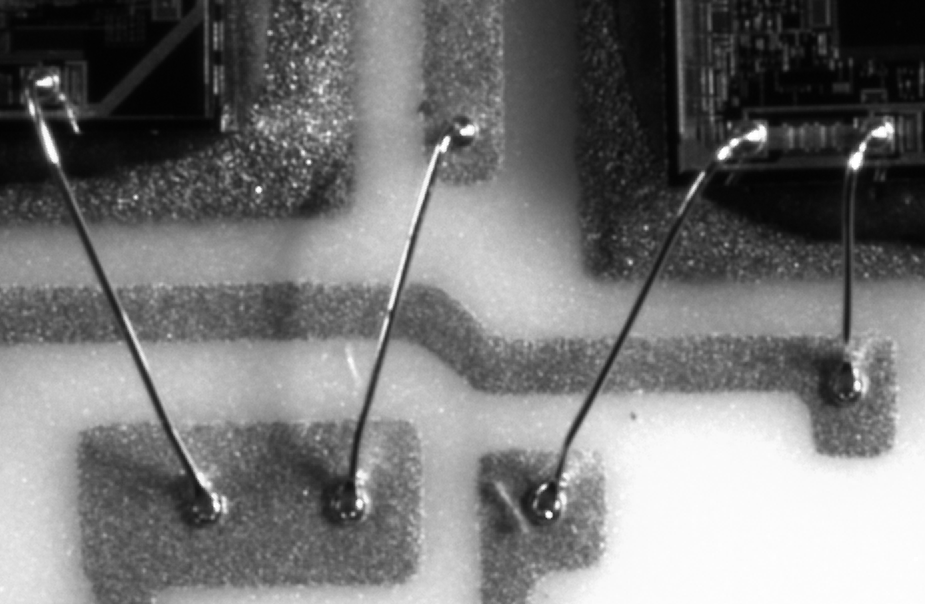
%> input picture Versuch2/bilder/wire_bond1.tif, 925 x 604 px
$ octave houghTransform.m   (GNU Octave 9; MATLAB toolbox functions it lacks are replaced by stand-ins)
%> lines starting %> are read from the running program, lines starting %| are printed output that depends on the picture
### Versuch2/getEndpoints.m
function linePoints = getEndpoints(I, theta, rho)
% Bestimmt die Endpunkte der implizit durch theta und rho gegebenen Geraden
%      x*cos(theta) + y*sin(theta) = rho
% im Bild I.
%
% Eingabe: I - Bild
%          theta, rho - Array von Parametersets, die Geraden beschreiben

% Ausgabe: linePoints - nx4-Matrix,
%                       jede Zeile beschreibt eine Gerade mit ihren Start
%                       und Endpunkten: [xStart, xEnd, yStart, yEnd]

    if size(rho, 1) == 1
        rho = rho';
    end
    if size(theta, 1) == 1
        theta = theta';
    end

    % Bildgröße
    [m, ~] = size(I);

    % Punkt am oberen Bildrand
    linePoints(:, 1) = ones(1, length(theta));
    linePoints(:, 3) = (rho - linePoints(:, 1) .* sind(theta)) ./ cosd(theta);

    % Punkt am unteren Bildrand
    linePoints(:, 2) = m * ones(1, length(theta));
    linePoints(:, 4) = (rho - linePoints(:, 2) .* sind(theta)) ./ cosd(theta);

    % Anpassung (Bildursprung in (1, 1) nicht (0, 0))
    linePoints = linePoints + 1;
end

### Versuch2/houghTransform.m
% Findet Geraden in einem Bild mit Hilfe der Matlab-eigenen Funktionen zur
% Hough-Transformation

%% Bild einlesen und darstellen
I = im2double(imread('./bilder/wire_bond1.tif'));
%> I: size 604x925 double; min 0.00784, max 1, mean 0.465
if size(I, 3) > 1
    I = rgb2gray(I);
end

figure(1); clf; subplot(2, 2, 1);
imshow(I);
title('Bild');

%% Kantenbild erstellen und darstellen
%
%  Befehle: edge, imshow/image/imagesc
figure(1); subplot(2, 2, 3);            % (sub)figure anwählen

% TODO
% I = imgaussfilt(I, 3); % Rauschen reduzieren
bw = edge(I, "sobel", "vertical");
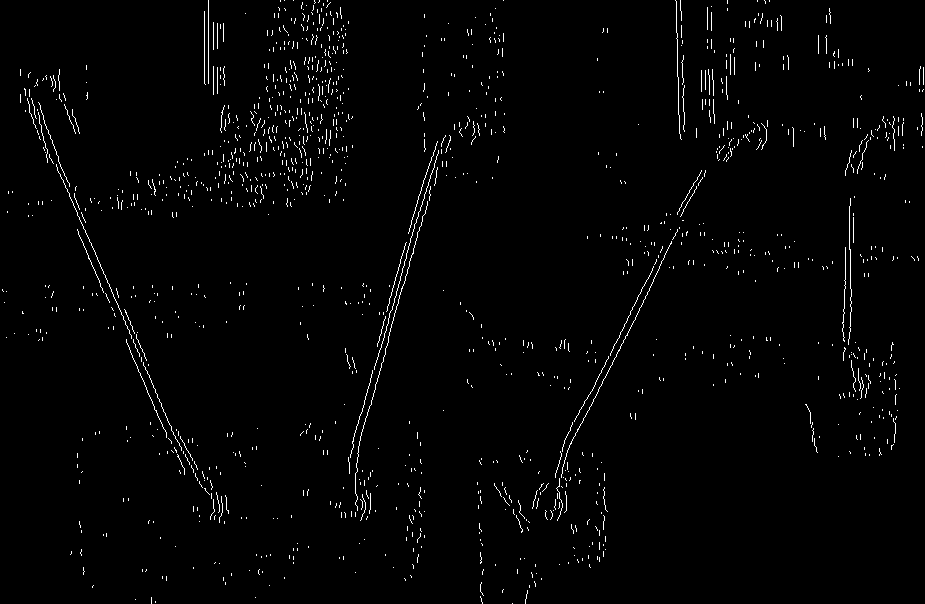
%> bw: size 604x925 logical; 1.7% white in thin lines or dots
imshow(bw);

title('Kantenbild');

%% Hough-Transformation und Darstellung der Akkumulatormatrix
%
%  Befehle: hough, imagesc
figure(1); subplot(2, 2, [2, 4]);       % (sub)figure anwählen

% TODO
[H, T, R] = hough(bw);
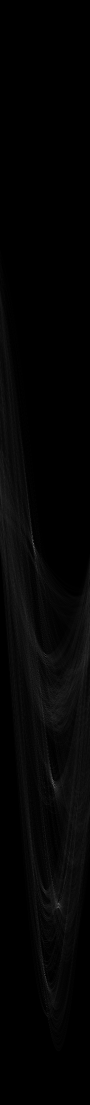
%> H: size 2209x180 double (shown at 1/2 size); min 0, max 153, mean 4.2
%> T = 180 values from -90 to 89; R = 2209 values from -1104 to 1104
imagesc(T, R, H);
xlabel('\theta (Grad)');
ylabel('\rho (Pixel)');
axis on; axis normal; colormap(gca, hot);


title('Akkumulatormatrix');

%% Maxima der Akkumulatormatrix H bestimmen
%  und in Darstellung plotten
%
%  Befehle: houghpeaks, plot
figure(1); subplot(2, 2, [2, 4]);       % (sub)figure anwählen


    % TODO
% peaks = houghpeaks(H, 5, "Threshold", ceil(0.5 * max(H(:))));
peaks = houghpeaks(H, 4);
%> peaks = [1566 107; 1088 67; 1815 118; 1950 90]
hold on;
plot(T(peaks(:, 2)), R(peaks(:, 1)), 'o', 'MarkerSize', 20, 'color', 'white');

hold off;

%% Geraden zu den entsprechenden Maxima in das Bild plotten
%
%  getEndpoints(I, theta, rho) gibt Endpunkte der implizit gegebenen
%  Geraden mit den Parametern theta und rho zurück. Die relevanten
%  Parameter können mit der Rückgabe von houghpeaks aus R und T bestimmt
%  werden.
%
%  Befehl: plot
figure(1); subplot(2, 2, 1);            % (sub)figure anwählen

hold on;

    % TODO

for k = 1:size(peaks, 1)
    theta = T(peaks(k, 2));
    rho = R(peaks(k, 1));
    linePoints = getEndpoints(I, theta, rho);
    % Swap x and y coordinates for proper display
    plot([linePoints(3), linePoints(4)], [linePoints(1), linePoints(2)], 'LineWidth', 2, 'Color', 'red');
end
%> this loop made 4 passes
%> linePoints on passes 1 to 4: [2 605 480.3 307.4], [2 605 -17.16 251.3], [2 605 797.3 490.1], [2 605 846.1 856.7]

title('Bild mit gefundenen Geraden');
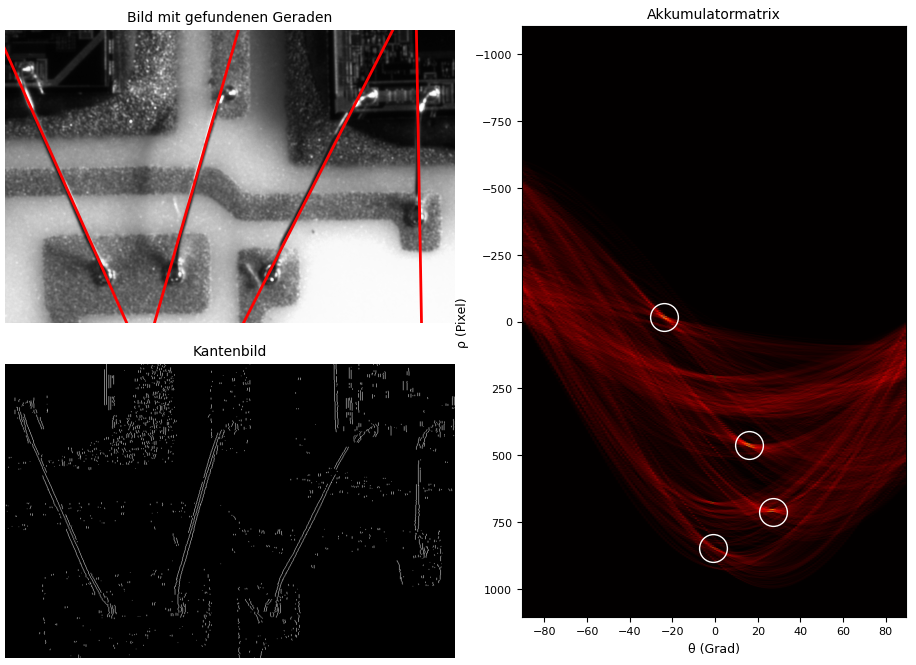
%> figure redrawn from the program's plot data, 3 panels


hold off;

$ run again, with Versuch2/bilder/wire_bond2.tif copied over Versuch2/bilder/wire_bond1.tif
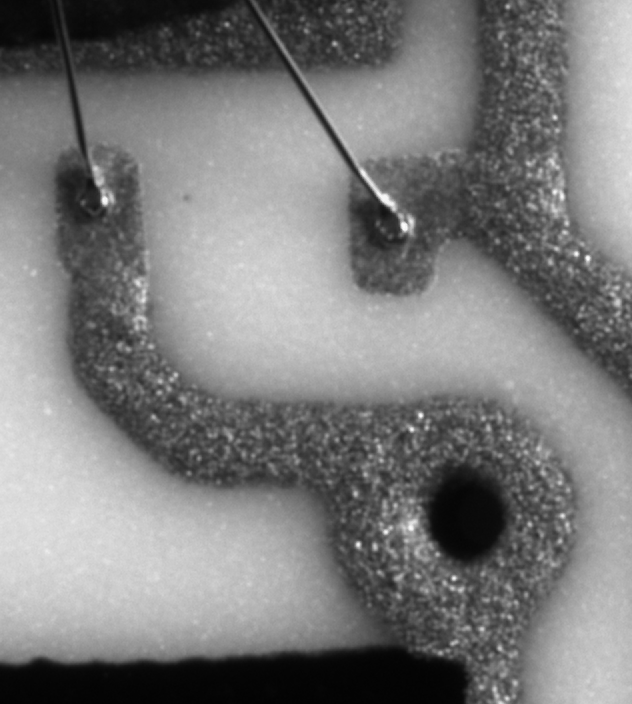
%> input picture Versuch2/bilder/wire_bond2.tif, 632 x 704 px
%> `bw = edge(I, "sobel", "vertical");`:
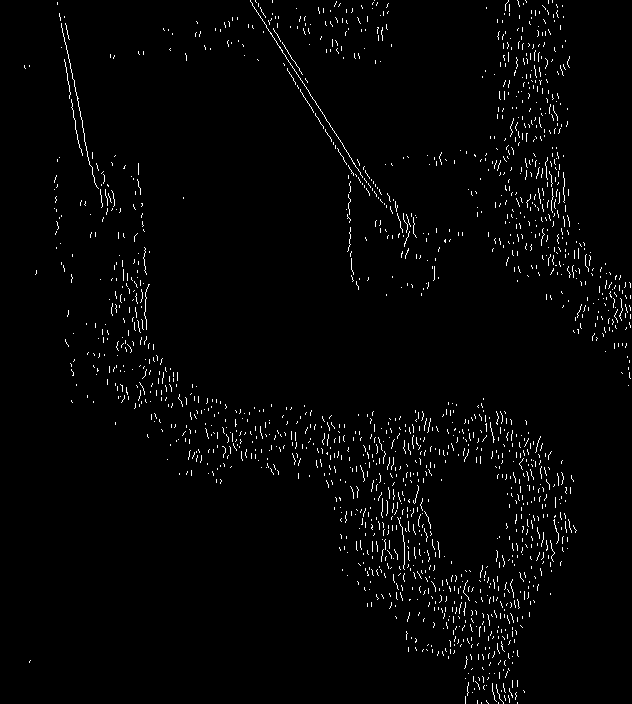
%> bw: size 704x632 logical; 2.1% white in thin lines or dots
%> T = 180 values from -90 to 89; R = 1891 values from -945 to 945
%> peaks = [1155 58; 1001 79; 1470 92; 1509 96]
%> the loop `for k = 1:size(peaks, 1)` made 4 passes
%> linePoints on passes 1 to 4: [2 705 250.9 707.4], [2 705 57.44 206.9], [2 705 525.1 512.8], [2 705 566.1 504.6]
%> `title('Bild mit gefundenen Geraden');`:
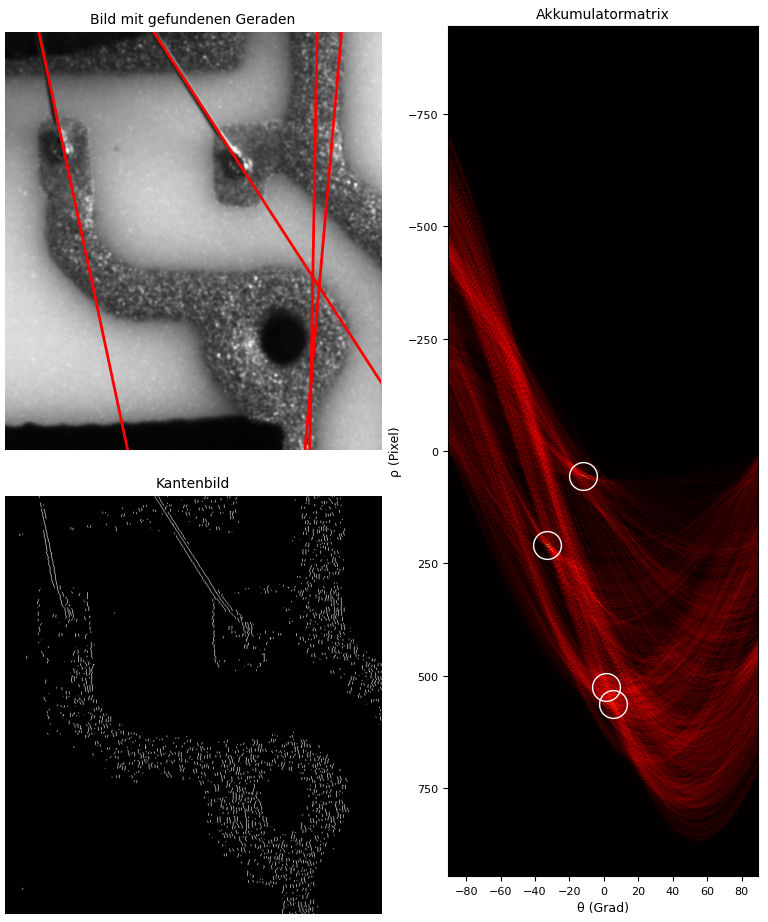
%> figure redrawn from the program's plot data, 3 panels

$ run again, with Versuch2/bilder/wire_bond3.tif copied over Versuch2/bilder/wire_bond1.tif
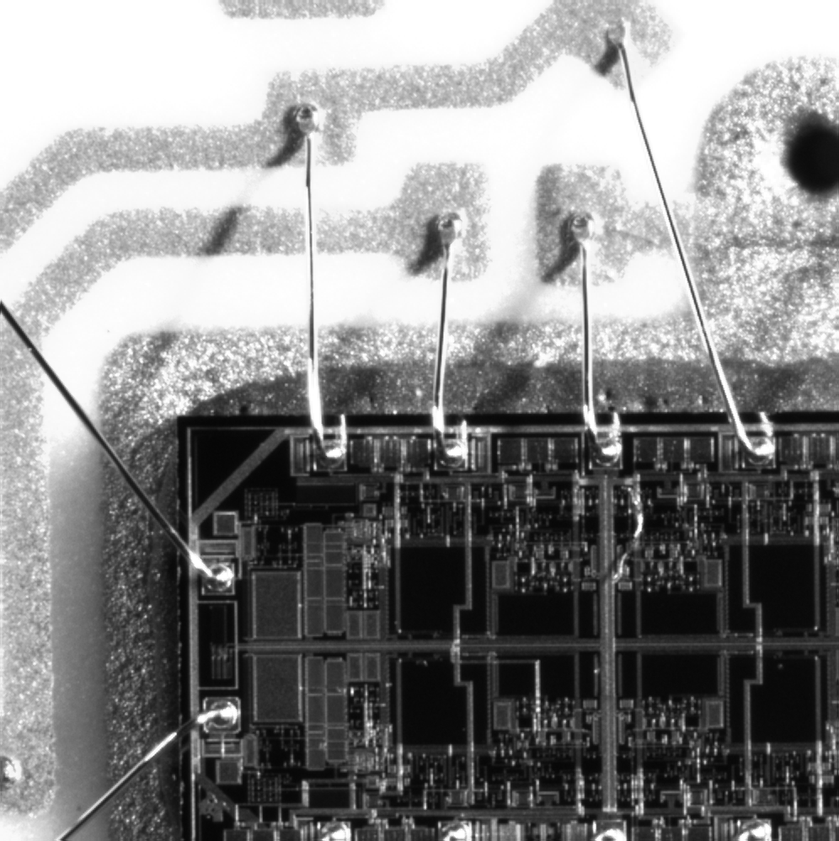
%> input picture Versuch2/bilder/wire_bond3.tif, 839 x 841 px, shrunk from 996 x 998 before the run
%> `bw = edge(I, "sobel", "vertical");`:
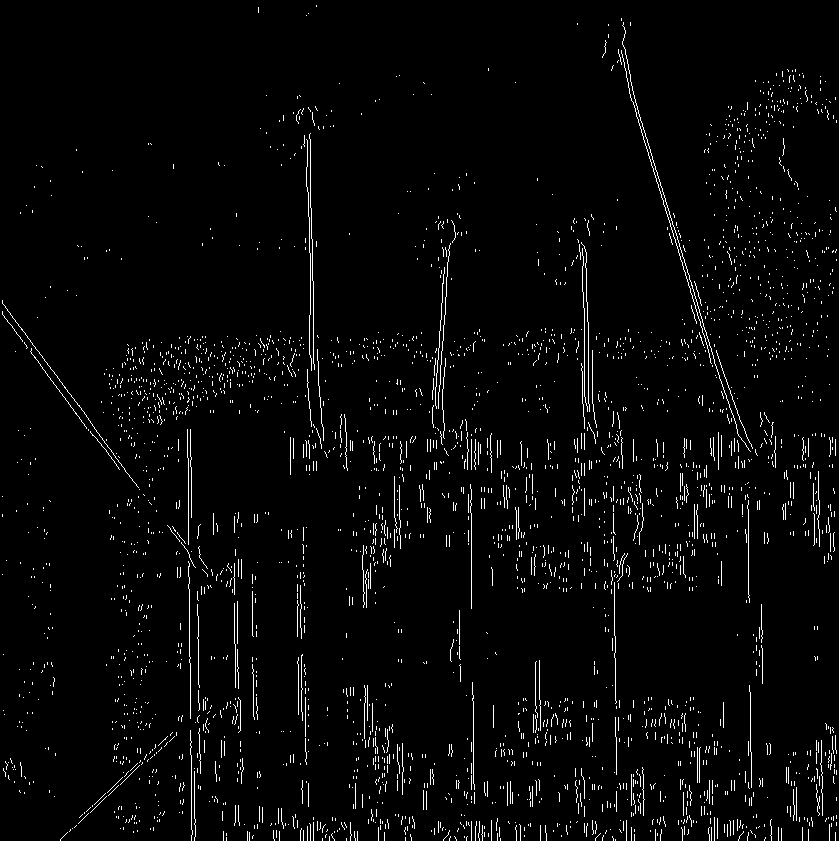
%> bw: size 841x839 logical; 2.9% white in thin lines or dots
%> T = 180 values from -90 to 89; R = 2375 values from -1187 to 1187
%> peaks = [1763 74; 1772 91; 1659 91; 1495 90]
%> the loop `for k = 1:size(peaks, 1)` made 4 passes
%> linePoints on passes 1 to 4: [2 842 602.6 859.4], [2 842 585 585], [2 842 472 472], [2 842 308.1 322.7]
%> `title('Bild mit gefundenen Geraden');`:
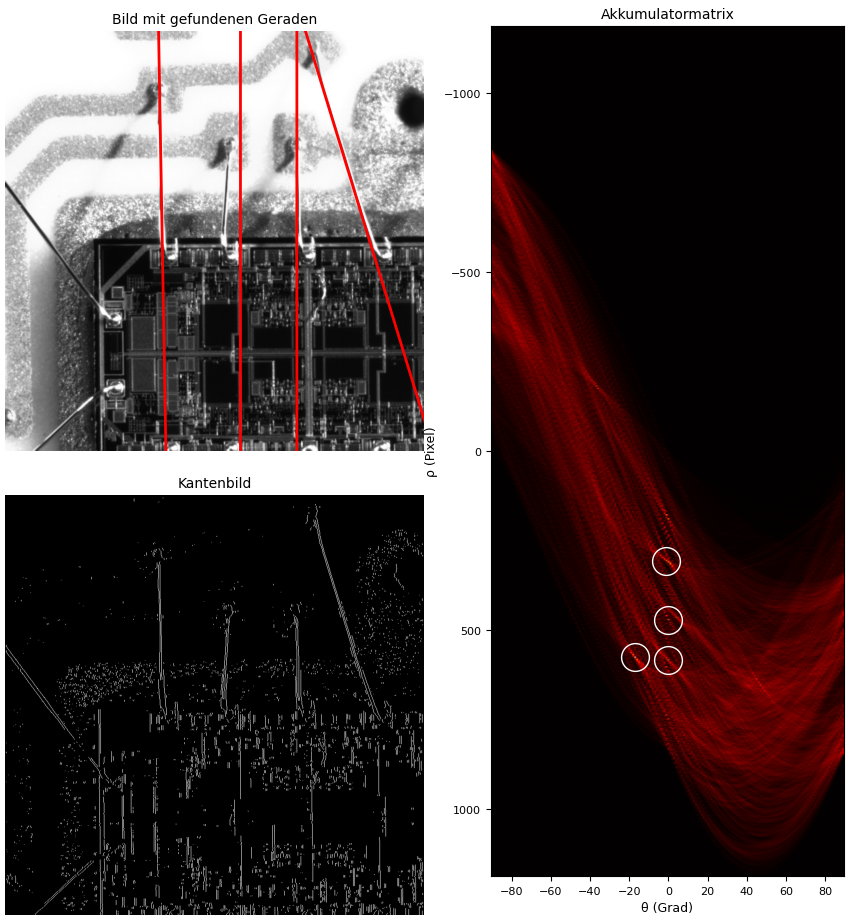
%> figure redrawn from the program's plot data, 3 panels
